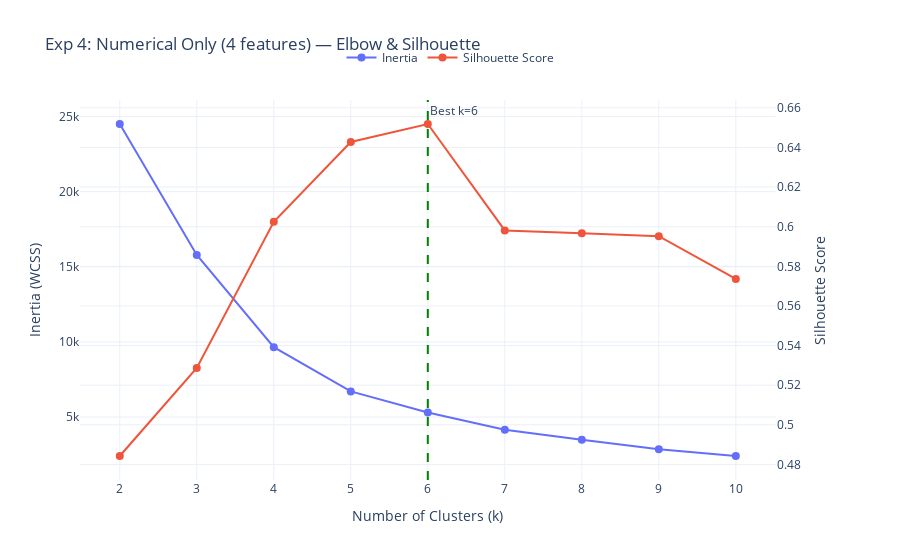

Source (notebook cell):
### Markdown cell above
---
## Experiment 4: Numerical Only

Pure monetary/basket features: `order_amount_brutto`, `n_items`, `avg_item_price`, `max_item_price`.

### Code cell
pipeline_num = FeaturePipeline(
    numerical_cols=config["features"]["numerical"],
    log_transform_cols=config["features"]["log_transform"],
    cyclical_config={},
    categorical_cols=[],
)
X_num = pipeline_num.fit_transform(df)

exp4 = run_experiment(X_num, "Numerical only (4 features)")
print(f"Best k={exp4['best_k']}, silhouette={exp4['silhouette']:.4f}, CH={exp4['calinski_harabasz']:.1f}")

fig = plot_elbow(
    exp4["elbow"].k_values, exp4["elbow"].inertias,
    exp4["elbow"].silhouette_scores, best_k=exp4["best_k"],
)
fig.update_layout(title=f"Exp 4: Numerical Only ({exp4['n_features']} features) — Elbow & Silhouette")
fig.show()

### Figure 1 — Plotly figure (JSON) as saved in the notebook; plotly's stock layout.template omitted (floating-point values rounded to 4 significant figures)
{"data": [{"line": {"color": "#636EFA", "width": 2}, "marker": {"size": 8}, "mode": "lines+markers", "name": "Inertia", "type": "scatter", "x": [2, 3, 4, 5, 6, 7, 8, 9, 10], "xaxis": "x", "y": [24500.0, 15790.0, 9647.0, 6705.0, 5302.0, 4155.0, 3491.0, 2861.0, 2410.0], "yaxis": "y"}, {"line": {"color": "#EF553B", "width": 2}, "marker": {"size": 8}, "mode": "lines+markers", "name": "Silhouette Score", "type": "scatter", "x": [2, 3, 4, 5, 6, 7, 8, 9, 10], "xaxis": "x", "y": [0.4843, 0.5287, 0.6025, 0.6428, 0.6518, 0.5981, 0.5968, 0.5952, 0.5737], "yaxis": "y2"}], "layout": {"annotations": [{"showarrow": false, "text": "Best k=6", "x": 6, "xanchor": "left", "xref": "x", "y": 1, "yanchor": "top", "yref": "y domain"}], "legend": {"orientation": "h", "x": 0.5, "xanchor": "center", "y": 1.15}, "shapes": [{"line": {"color": "green", "dash": "dash"}, "type": "line", "x0": 6, "x1": 6, "xref": "x", "y0": 0, "y1": 1, "yref": "y domain"}], "title": {"text": "Exp 4: Numerical Only (4 features) — Elbow & Silhouette"}, "xaxis": {"anchor": "y", "domain": [0.0, 0.94], "title": {"text": "Number of Clusters (k)"}}, "yaxis": {"anchor": "x", "domain": [0.0, 1.0], "title": {"text": "Inertia (WCSS)"}}, "yaxis2": {"anchor": "x", "overlaying": "y", "side": "right", "title": {"text": "Silhouette Score"}}}}
